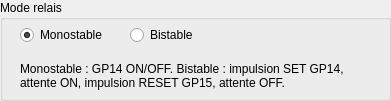
     <widget class="QGroupBox" name="groupBox_mode_relais">
      <property name="geometry">
       <rect>
        <x>420</x>
        <y>10</y>
        <width>391</width>
        <height>101</height>
       </rect>
      </property>
      <property name="title">
       <string>Mode relais</string>
      </property>
      <widget class="QRadioButton" name="radioButton_monostable">
       <property name="geometry">
        <rect>
         <x>20</x>
         <y>20</y>
         <width>101</width>
         <height>30</height>
        </rect>
       </property>
       <property name="text">
        <string>Monostable</string>
       </property>
       <property name="checked">
        <bool>true</bool>
       </property>
      </widget>
      <widget class="QRadioButton" name="radioButton_bistable">
       <property name="geometry">
        <rect>
         <x>130</x>
         <y>20</y>
         <width>91</width>
         <height>30</height>
        </rect>
       </property>
       <property name="text">
        <string>Bistable</string>
       </property>
      </widget>
      <widget class="QLabel" name="label_mode_info">
       <property name="geometry">
        <rect>
         <x>20</x>
         <y>40</y>
         <width>351</width>
         <height>71</height>
        </rect>
       </property>
       <property name="text">
        <string>Monostable : GP14 ON/OFF. Bistable : impulsion SET GP14, attente ON, impulsion RESET GP15, attente OFF.</string>
       </property>
       <property name="wordWrap">
        <bool>true</bool>
       </property>
      </widget>
     </widget>
